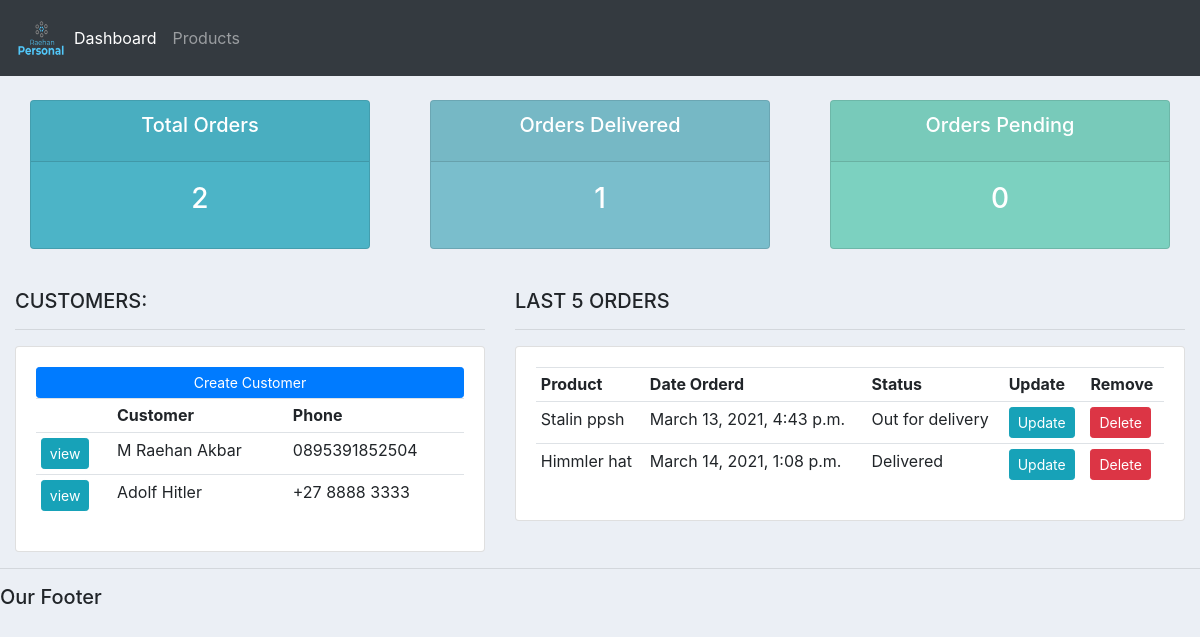
Before: / with the older database file.
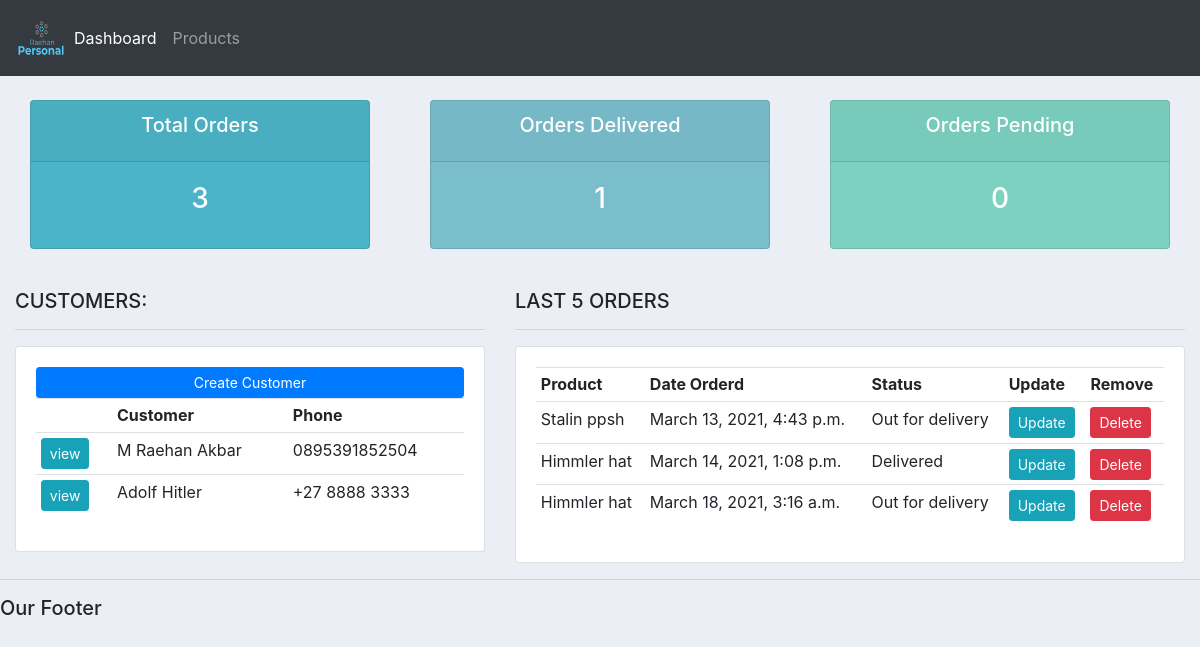
After: the same page with the newer database file.
### accounts/models.py (models this page shows, shortened)
class Customer(models.Model):
    name = models.CharField(max_length=200, null=True)
    phone = models.CharField(max_length=200, null=True)
    email = models.CharField(max_length=200, null=True)
    date_created = models.DateTimeField(auto_now_add=True, null=True)

class Order(models.Model):
    STATUS = (
    ('Pending','Pending'),
    ('Out for delivery','Out for delivery'),
    ('Delivered','Delivered'),
    )
    customer = models.ForeignKey(Customer,null=True,on_delete=models.SET_NULL)
    product = models.ForeignKey(Product,null=True,on_delete=models.SET_NULL)
    date_created = models.DateTimeField(auto_now_add=True, null=True)
    status = models.CharField(max_length=200, null=True, choices=STATUS)

class Product(models.Model):
    CATEGORY = (
    ('Indoor','Indoor'),
    ('Out Door','Out Door'),
    )
    name = models.CharField(max_length=200, null=True)
    price = models.FloatField(null=True)
    category = models.CharField(max_length=200, null=True, choices=CATEGORY)
    description = models.CharField(max_length=200, null=True, blank=True)
    date_created = models.DateTimeField(auto_now_add=True, null=True)
    tags = models.ManyToManyField(Tag)
    def __str__(self):
        return self.name

### accounts/views.py (the view)
# urls.py: path('',views.home, name="home"),
def home(request):
    orders = Order.objects.all()
    customers = Customer.objects.all()
    total_customers = customers.count()
    total_orders = orders.count()
    delivered = orders.filter(status='Delivered').count()
    pending = orders.filter(status='Pending').count()
    context = {'orders':orders,
    'customers':customers,
    'total_orders':total_orders,
    'total_customers':total_customers,
    'delivered':delivered,
    'pending':pending
    }
    return render(request, 'accounts/dashboard.html',context)

### accounts/templates/accounts/dashboard.html
{% extends 'accounts/main.html' %} {% block content%} {% include 'accounts/status.html' %}
<br>
<div class="row">
    <div class="col-md-5">
        <h5>CUSTOMERS:</h5>
        <hr>
        <div class="card card-body">
            <a class="btn btn-primary  btn-sm btn-block" href="">Create Customer</a>
            <table class="table table-sm">
                <tr>
                    <th></th>
                    <th>Customer</th>
                    <th>Phone</th>
                </tr>
                {% for customer in customers %}
                <tr>
                    <td> <a class="btn btn-sm btn-info" href="{% url 'customer' customer.id %}"> view </a> </td>
                    <td>{{customer.name}}</td>
                    <td>{{customer.phone}}</td>
                </tr>
                {% endfor %}
            </table>
        </div>
    </div>
    <div class="col-md-7">
        <h5>LAST 5 ORDERS</h5>
        <hr>
        <div class="card card-body">
            <table class="table table-sm">
                <tr>
                    <th>Product</th>
                    <th>Date Orderd</th>
                    <th>Status</th>
                    <th>Update</th>
                    <th>Remove</th>
                </tr>
                {% for order in orders %}
                <tr>
                    <td>{{order.product}}</td>
                    <td>{{order.date_created}}</td>
                    <td>{{order.status}}</td>
                    <td><a class="btn btn-sm btn-info" href="{% url 'update_order' order.id %}">Update</a></td>
                    <td><a class="btn btn-sm btn-danger" href="{% url 'delete_order' order.id %}">Delete</a></td>
                </tr>
                {% endfor %}
            </table>
        </div>
    </div>
</div>
{% endblock %}

Changed rows visible on the page:
added Order: product "Himmler hat", date_created "March 18, 2021, 3:16 a.m.", status "Out for delivery"
Other visible differences:
{{ total_orders }}: "2" → "3"
